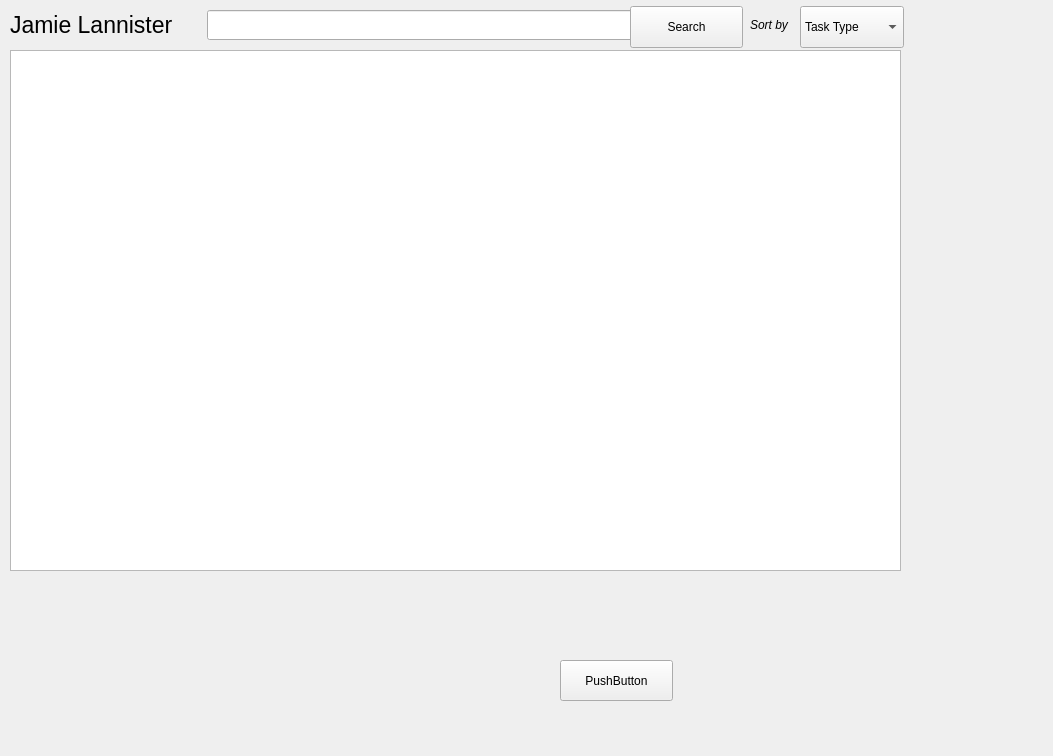
<?xml version="1.0" encoding="UTF-8"?>
<ui version="4.0">
 <class>MainWindow</class>
 <widget class="QMainWindow" name="MainWindow">
  <property name="geometry">
   <rect>
    <x>0</x>
    <y>0</y>
    <width>1053</width>
    <height>756</height>
   </rect>
  </property>
  <property name="windowTitle">
   <string>MainWindow</string>
  </property>
  <widget class="QWidget" name="centralwidget">
   <widget class="QPushButton" name="pushButton">
    <property name="geometry">
     <rect>
      <x>560</x>
      <y>660</y>
      <width>113</width>
      <height>41</height>
     </rect>
    </property>
    <property name="text">
     <string>PushButton</string>
    </property>
   </widget>
   <widget class="QTreeView" name="uiTree">
    <property name="geometry">
     <rect>
      <x>10</x>
      <y>50</y>
      <width>891</width>
      <height>521</height>
     </rect>
    </property>
   </widget>
   <widget class="QLineEdit" name="filterInput">
    <property name="geometry">
     <rect>
      <x>207</x>
      <y>10</y>
      <width>430</width>
      <height>30</height>
     </rect>
    </property>
   </widget>
   <widget class="QPushButton" name="searchButton">
    <property name="geometry">
     <rect>
      <x>630</x>
      <y>6</y>
      <width>113</width>
      <height>42</height>
     </rect>
    </property>
    <property name="text">
     <string>Search</string>
    </property>
   </widget>
   <widget class="QLabel" name="usernameLabel">
    <property name="geometry">
     <rect>
      <x>10</x>
      <y>10</y>
      <width>191</width>
      <height>30</height>
     </rect>
    </property>
    <property name="font">
     <font>
      <pointsize>17</pointsize>
     </font>
    </property>
    <property name="text">
     <string>Jamie Lannister</string>
    </property>
   </widget>
   <widget class="QLabel" name="label_2">
    <property name="geometry">
     <rect>
      <x>750</x>
      <y>17</y>
      <width>51</width>
      <height>16</height>
     </rect>
    </property>
    <property name="font">
     <font>
      <weight>50</weight>
      <italic>true</italic>
      <bold>false</bold>
     </font>
    </property>
    <property name="text">
     <string>Sort by</string>
    </property>
   </widget>
   <widget class="QComboBox" name="comboBox">
    <property name="geometry">
     <rect>
      <x>800</x>
      <y>6</y>
      <width>104</width>
      <height>42</height>
     </rect>
    </property>
    <property name="styleSheet">
     <string notr="true"/>
    </property>
    <item>
     <property name="text">
      <string>Task Type</string>
     </property>
    </item>
    <item>
     <property name="text">
      <string>Asset Type</string>
     </property>
    </item>
   </widget>
  </widget>
 </widget>
 <resources/>
 <connections>
  <connection>
   <sender>pushButton</sender>
   <signal>clicked()</signal>
   <receiver>MainWindow</receiver>
   <slot>mySlot()</slot>
   <hints>
    <hint type="sourcelabel">
     <x>330</x>
     <y>515</y>
    </hint>
    <hint type="destinationlabel">
     <x>668</x>
     <y>458</y>
    </hint>
   </hints>
  </connection>
 </connections>
 <slots>
  <slot>mySlot()</slot>
 </slots>
</ui>
